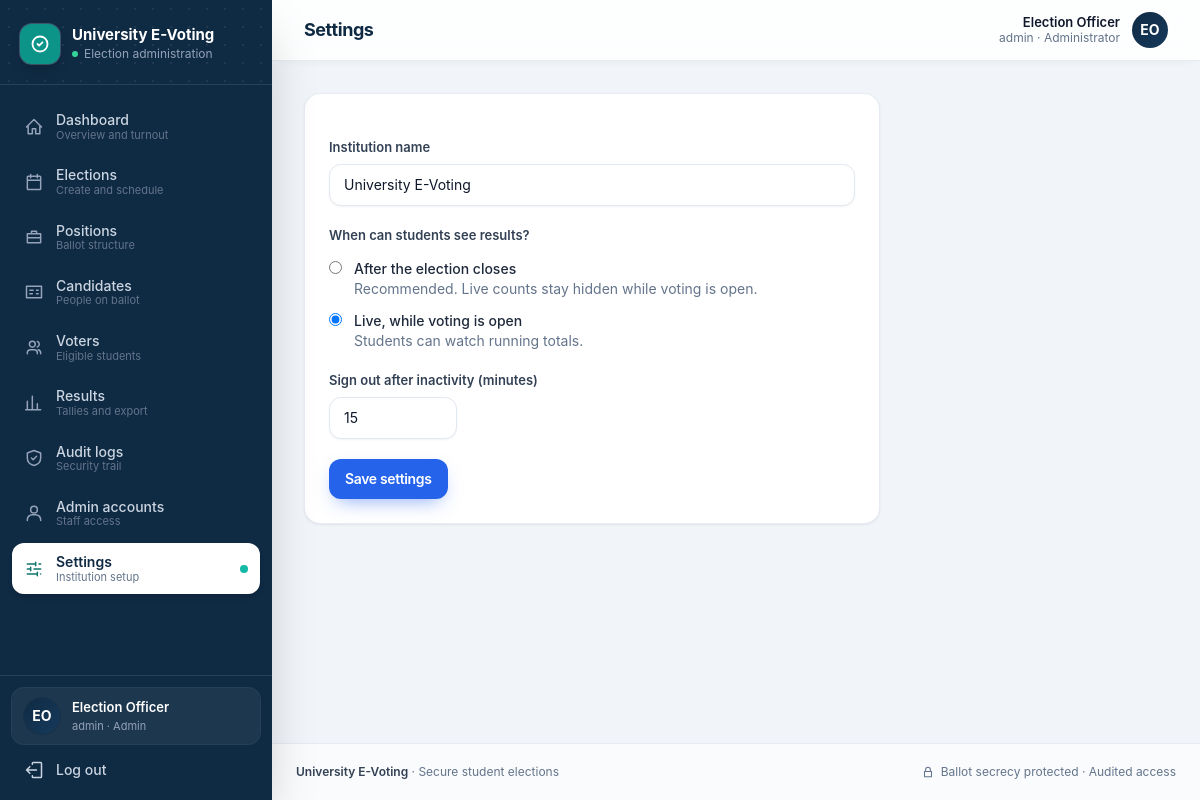
Screenshot of /admin/settings.php (signed in) with the database file from the repository.
### tables this page shows
CREATE TABLE settings (
        name TEXT PRIMARY KEY,
        val TEXT NOT NULL
    );

CREATE TABLE users (
        id INTEGER PRIMARY KEY AUTOINCREMENT,
        student_id TEXT NOT NULL UNIQUE,
        name TEXT NOT NULL,
        email TEXT,
        department TEXT,
        password TEXT NOT NULL,
        role TEXT NOT NULL DEFAULT 'student' CHECK (role IN ('admin','student')),
        status TEXT NOT NULL DEFAULT 'active' CHECK (status IN ('active','inactive')),
        created_at TEXT NOT NULL
    );

### includes/bootstrap.php (called while the page is built, shortened)
<?php
require_once __DIR__ . '/db.php';
function e($v): string { return htmlspecialchars((string) $v, ENT_QUOTES | ENT_SUBSTITUTE, 'UTF-8'); }
function url(string $path = ''): string { return BASE_URL . '/' . ltrim($path, '/'); }
function setting(string $name, string $default = ''): string
{
    $v = db_val('SELECT val FROM settings WHERE name = ?', [$name]);
    return $v === false ? $default : (string) $v;
}
function current_user(): ?array
{
    static $loaded = false, $user = null;
    if (!$loaded) {
        $loaded = true;
        $user = db_one('SELECT id,student_id,name,email,department,role,status FROM users WHERE id = ?', [$_SESSION['uid']]);
    }
    return $user;
}
function require_login(?string $role = null): array
{
    $u = current_user();
    return $u;
}
    ?><!DOCTYPE html>

### includes/db.php (called while the page is built, shortened)
<?php
function db(): PDO
{
    static $pdo = null;
    if ($pdo instanceof PDO) {
        return $pdo;
    }
    $pdo = new PDO('sqlite:' . DB_PATH, null, null, [
        PDO::ATTR_ERRMODE => PDO::ERRMODE_EXCEPTION,
        PDO::ATTR_DEFAULT_FETCH_MODE => PDO::FETCH_ASSOC,
        PDO::ATTR_EMULATE_PREPARES => false,
    ]);
    $pdo->exec('PRAGMA foreign_keys = ON');
    $pdo->exec('PRAGMA busy_timeout = 5000');
    return $pdo;
}
function db_run(string $sql, array $p = []): PDOStatement
{
    $st = db()->prepare($sql);
    $st->execute($p);
    return $st;
}
function db_one(string $sql, array $p = []): ?array
{
    $r = db_run($sql, $p)->fetch();
    return $r === false ? null : $r;
}
function db_val(string $sql, array $p = []) { return db_run($sql, $p)->fetchColumn(); }

### includes/layout.php (the view, shortened to what this page needs)
<?php
require_once __DIR__ . '/bootstrap.php';
function icon(string $n, string $c = 'h-5 w-5'): string
{
    static $p = [
        'home' => 'M3 12l9-9 9 9M5 10v10h5v-6h4v6h5V10',
        'calendar' => 'M8 3v4m8-4v4M4 10h16M5 5h14a1 1 0 011 1v14a1 1 0 01-1 1H5a1 1 0 01-1-1V6a1 1 0 011-1z',
        'briefcase' => 'M4 8h16v11H4zM9 8V5h6v3M4 13h16',
        'id' => 'M3 5h18v14H3zM7 10h4M7 14h3M15 10h2M15 14h2',
        'users' => 'M16 19v-1a4 4 0 00-4-4H8a4 4 0 00-4 4v1M10 11a3.5 3.5 0 100-7 3.5 3.5 0 000 7zM20 19v-1a4 4 0 00-3-3.9M16 4.2a3.5 3.5 0 010 6.6',
        'user' => 'M12 12a4 4 0 100-8 4 4 0 000 8zM4 21v-1a6 6 0 016-6h4a6 6 0 016 6v1',
        'chart' => 'M4 20V10m6 10V4m6 16v-7m4 7H2',
        'shield' => 'M12 3l8 3v6c0 5-3.5 8-8 9-4.5-1-8-4-8-9V6l8-3zM9 12l2 2 4-4',
        'cog' => 'M4 6h10M18 6h2M4 12h4M12 12h8M4 18h12M20 18h0M14 4v4M8 10v4M16 16v4',
        'logout' => 'M15 12H3m0 0l4-4m-4 4l4 4M10 5V4a1 1 0 011-1h9a1 1 0 011 1v16a1 1 0 01-1 1h-9a1 1 0 01-1-1v-1',
        'check' => 'M9 12l2 2 4-4M21 12a9 9 0 11-18 0 9 9 0 0118 0z',
        'lock' => 'M6 11h12v9H6zM8 11V8a4 4 0 118 0v3',
        'menu' => 'M4 6h16M4 12h16M4 18h16',
        'vote' => 'M9 12l2 2 4-4m-8 8h10a2 2 0 002-2V6a2 2 0 00-2-2H7a2 2 0 00-2 2v12a2 2 0 002 2z',
        'spark' => 'M12 3l1.9 4.6L18.5 9.5l-4.6 1.9L12 16l-1.9-4.6L5.5 9.5l4.6-1.9L12 3zM19 15l.9 2.1L22 18l-2.1.9L19 21l-.9-2.1L16 18l2.1-.9L19 15z',
        'clock' => 'M12 21a9 9 0 100-18 9 9 0 000 18zM12 7v5l3 2',
        'alert' => 'M12 9v4m0 4h.01M10.3 3.9L1.8 18a2 2 0 001.7 3h17a2 2 0 001.7-3L13.7 3.9a2 2 0 00-3.4 0z',
        'info' => 'M12 22a10 10 0 100-20 10 10 0 000 20zM12 16v-4m0-4h.01',
    ];
    return '<svg class="' . $c . '" fill="none" viewBox="0 0 24 24" stroke="currentColor" stroke-width="1.8" stroke-linecap="round" stroke-linejoin="round" aria-hidden="true"><path d="' . ($p[$n] ?? '') . '"/></svg>';
}
function nav_items(string $role): array
{
    if ($role === 'admin') {
        return [
            ['admin/dashboard.php', 'Dashboard', 'home', 'dashboard', 'Overview and turnout'],
            ['admin/elections.php', 'Elections', 'calendar', 'elections', 'Create and schedule'],
            ['admin/positions.php', 'Positions', 'briefcase', 'positions', 'Ballot structure'],
            ['admin/candidates.php', 'Candidates', 'id', 'candidates', 'People on ballot'],
            ['admin/voters.php', 'Voters', 'users', 'voters', 'Eligible students'],
            ['admin/results.php', 'Results', 'chart', 'results', 'Tallies and export'],
            ['admin/audit-logs.php', 'Audit logs', 'shield', 'audit', 'Security trail'],
            ['admin/users.php', 'Admin accounts', 'user', 'users', 'Staff access'],
            ['admin/settings.php', 'Settings', 'cog', 'settings', 'Institution setup'],
        ];
    }
    return [
        ['student/dashboard.php', 'Dashboard', 'home', 'dashboard', 'Your voting home'],
        ['student/election.php', 'Elections', 'vote', 'elections', 'Browse and vote'],
        ['student/results.php', 'Results', 'chart', 'results', 'Published tallies'],
        ['student/profile.php', 'Profile', 'user', 'profile', 'Account and password'],
    ];
}
function avatar(string $name, ?string $photo, string $size = 'h-12 w-12'): string
{
    $ini = '';
    foreach (array_slice(preg_split('/\s+/', trim($name)), 0, 2) as $w) {
        $ini .= strtoupper(substr($w, 0, 1));
    }
    return '<span class="' . $size . ' inline-flex shrink-0 items-center justify-center rounded-2xl bg-gradient-to-br from-navy to-navy-light text-sm font-bold text-white shadow-sm ring-1 ring-navy-dark/20">' . e($ini ?: '•') . '</span>';
}
function layout_start(string $title, string $active = '', string $subtitle = ''): void
{
    $u = current_user();
    $inst = setting('institution_name', 'University E-Voting');
    $items = $u ? nav_items($u['role']) : [];
    ?><!DOCTYPE html>
<html lang="en" class="h-full">
<head>
<link rel="stylesheet" href="<?= e(url('assets/css/app.css')) ?>">
</head>
<body class="h-full font-sans text-slate-800 antialiased">
<div class="min-h-full lg:flex">
  <aside id="sidebar" class="fixed inset-y-0 left-0 z-40 flex w-[17rem] -translate-x-full flex-col bg-navy text-slate-300 shadow-2xl transition-transform duration-200 print:hidden lg:sticky lg:top-0 lg:h-screen lg:translate-x-0 lg:shrink-0">
    <div class="relative overflow-hidden border-b border-white/10 px-5 pb-5 pt-6">
      <div class="bg-dots-white pointer-events-none absolute inset-0 opacity-40"></div>
      <div class="relative flex items-center gap-3">
        <span class="flex h-10 w-10 items-center justify-center rounded-xl bg-teal-600 text-white shadow-lg ring-1 ring-white/20">
          <svg class="h-5 w-5" fill="none" viewBox="0 0 24 24" stroke="currentColor" stroke-width="2.2" stroke-linecap="round" stroke-linejoin="round"><path d="M9 12l2 2 4-4M21 12a9 9 0 11-18 0 9 9 0 0118 0z"/></svg>
        </span>
        <div class="min-w-0">
          <p class="truncate text-[15px] font-bold leading-tight text-white"><?= e($inst) ?></p>
          <p class="mt-0.5 flex items-center gap-1.5 text-xs text-slate-400"><span class="inline-block h-1.5 w-1.5 rounded-full bg-emerald-400"></span><?= $u && $u['role'] === 'admin' ? 'Election administration' : 'Student voting portal' ?></p>
        </div>
      </div>
    </div>
    <nav class="flex-1 space-y-1 overflow-y-auto px-3 py-4" aria-label="Primary">
      <?php foreach ($items as [$href, $label, $ic, $key, $desc]): $on = $active === $key; ?>
        <a href="<?= e(url($href)) ?>" class="group flex items-center gap-3 rounded-xl px-3 py-2.5 text-sm transition-all <?= $on ? 'bg-white font-semibold text-navy shadow-md' : 'font-medium text-slate-300 hover:bg-white/[.07] hover:text-white' ?>" <?= $on ? 'aria-current="page"' : '' ?>>
          <span class="<?= $on ? 'text-teal-700' : 'text-slate-400 group-hover:text-slate-200' ?>"><?= icon($ic) ?></span>
          <span class="min-w-0 flex-1 leading-tight"><?= e($label) ?><span class="block text-[11px] font-normal <?= $on ? 'text-slate-500' : 'text-slate-500 group-hover:text-slate-400' ?>"><?= e($desc) ?></span></span>
          <?php if ($on): ?><span class="h-2 w-2 shrink-0 rounded-full bg-teal-500"></span><?php endif; ?>
        </a>
      <?php endforeach; ?>
    </nav>
    <?php if ($u): ?>
    <div class="border-t border-white/10 p-3">
      <div class="mb-2 flex items-center gap-3 rounded-xl bg-white/[.06] px-3 py-2.5 ring-1 ring-white/10">
        <?= avatar($u['name'], null, 'h-9 w-9 !rounded-full') ?>
        <div class="min-w-0 flex-1">
          <p class="truncate text-[13px] font-semibold text-white"><?= e($u['name']) ?></p>
          <p class="truncate text-[11px] text-slate-400"><?= e($u['student_id']) ?> · <?= $u['role'] === 'admin' ? 'Admin' : 'Student' ?></p>
        </div>
      </div>
      <form method="post" action="<?= e(url('logout.php')) ?>">
        <button type="submit" class="flex w-full items-center gap-3 rounded-xl px-3 py-2 text-sm font-medium text-slate-300 transition hover:bg-white/[.07] hover:text-white"><?= icon('logout') ?>Log out</button>
      </form>
    </div>
    <?php endif; ?>
  </aside>
  <div class="flex min-w-0 flex-1 flex-col">
    <header class="sticky top-0 z-20 border-b border-slate-200/80 bg-white/85 px-4 py-3 shadow-[0_1px_12px_-6px_rgb(15_42_67/.15)] backdrop-blur-md print:hidden sm:px-6 lg:px-8">
      <div class="mx-auto flex w-full max-w-6xl items-center gap-3">
        <div class="min-w-0">
          <h1 class="truncate text-[17px] font-bold tracking-tight text-navy sm:text-lg"><?= e($title) ?></h1>
        </div>
        <?php if ($u): ?>
          <div class="ml-auto flex items-center gap-3">
            <div class="hidden text-right sm:block">
              <p class="text-[13px] font-semibold leading-tight text-slate-900"><?= e($u['name']) ?></p>
              <p class="text-xs text-slate-500"><?= e($u['student_id']) ?> · <?= $u['role'] === 'admin' ? 'Administrator' : 'Student' ?></p>
            </div>
            <?= avatar($u['name'], null, 'h-9 w-9 !rounded-full ring-2 ring-white shadow') ?>
          </div>
        <?php endif; ?>
      </div>
    </header>
    <main class="mx-auto w-full max-w-6xl flex-1 p-4 sm:p-6 lg:p-8">
<?php
}
function layout_end(): void
{
    ?>
    </main>
    <footer class="border-t border-slate-200/80 bg-white/60 px-6 py-5 print:hidden">
      <div class="mx-auto flex w-full max-w-6xl flex-col items-center justify-between gap-2 text-xs text-slate-500 sm:flex-row">
        <p><span class="font-semibold text-slate-700"><?= e(setting('institution_name', 'University E-Voting')) ?></span> · Secure student elections</p>
        <p class="flex items-center gap-1.5"><?= icon('lock', 'h-3.5 w-3.5') ?> Ballot secrecy protected · Audited access</p>
      </div>
    </footer>
  </div>
</div>
</body>
</html>
<?php
}

### admin/settings.php (shortened to what this page needs)
<?php
require __DIR__ . '/../includes/layout.php';
$u = require_login('admin');
layout_start('Settings', 'settings');
?>
<form method="post" class="card max-w-xl space-y-5 p-6">
  <div><label class="label" for="institution_name">Institution name</label><input class="input" id="institution_name" name="institution_name" required maxlength="80" value="<?= e(setting('institution_name')) ?>"></div>
  <fieldset>
    <legend class="label">When can students see results?</legend>
    <label class="mt-2 flex items-start gap-3 text-sm"><input class="mt-0.5" type="radio" name="results_visibility" value="after_close" <?= setting('results_visibility') !== 'always' ? 'checked' : '' ?>><span><span class="font-medium">After the election closes</span><br><span class="text-slate-500">Recommended. Live counts stay hidden while voting is open.</span></span></label>
    <label class="mt-3 flex items-start gap-3 text-sm"><input class="mt-0.5" type="radio" name="results_visibility" value="always" <?= setting('results_visibility') === 'always' ? 'checked' : '' ?>><span><span class="font-medium">Live, while voting is open</span><br><span class="text-slate-500">Students can watch running totals.</span></span></label>
  </fieldset>
  <div><label class="label" for="session_timeout">Sign out after inactivity (minutes)</label><input class="input max-w-[8rem]" id="session_timeout" name="session_timeout" type="number" min="5" max="120" required value="<?= e(setting('session_timeout', '15')) ?>"></div>
  <button class="btn btn-primary" type="submit">Save settings</button>
</form>
<?php layout_end();

### rows the page displays
settings: val "University E-Voting", institution_name "University E-Voting"
users: name "Election Officer", student "admin"
settings: val "☐ After the election closes Reco", val "☑ Live, while voting is open Stu"
settings: session_timeout "15"

### other values shown
$label "Dashboard"
$desc "Overview and turnout"
$label "Elections"
$desc "Create and schedule"
$label "Positions"
$desc "Ballot structure"
$label "Candidates"
$desc "People on ballot"
$label "Voters"
$desc "Eligible students"
$label "Results"
$desc "Tallies and export"
$label "Audit logs"
$desc "Security trail"
$label "Admin accounts"
